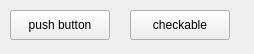
<?xml version="1.0" encoding="UTF-8"?>
<ui version="4.0">
 <class>MainWindow</class>
 <widget class="QMainWindow" name="MainWindow">
  <property name="geometry">
   <rect>
    <x>0</x>
    <y>0</y>
    <width>254</width>
    <height>54</height>
   </rect>
  </property>
  <property name="windowTitle">
   <string>MainWindow</string>
  </property>
  <property name="toolButtonStyle">
   <enum>Qt::ToolButtonIconOnly</enum>
  </property>
  <property name="animated">
   <bool>false</bool>
  </property>
  <widget class="QWidget" name="centralwidget">
   <widget class="QPushButton" name="btnCheckable">
    <property name="enabled">
     <bool>true</bool>
    </property>
    <property name="geometry">
     <rect>
      <x>130</x>
      <y>10</y>
      <width>100</width>
      <height>30</height>
     </rect>
    </property>
    <property name="text">
     <string>checkable</string>
    </property>
    <property name="checkable">
     <bool>true</bool>
    </property>
   </widget>
   <widget class="QPushButton" name="btnPush">
    <property name="enabled">
     <bool>true</bool>
    </property>
    <property name="geometry">
     <rect>
      <x>10</x>
      <y>10</y>
      <width>100</width>
      <height>30</height>
     </rect>
    </property>
    <property name="text">
     <string>push button</string>
    </property>
    <property name="shortcut">
     <string>Ctrl+P</string>
    </property>
    <property name="default">
     <bool>false</bool>
    </property>
   </widget>
  </widget>
 </widget>
 <resources/>
 <connections/>
</ui>
